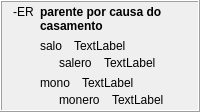
            <widget class="QFrame" name="frame">
             <property name="frameShape">
              <enum>QFrame::Box</enum>
             </property>
             <property name="frameShadow">
              <enum>QFrame::Raised</enum>
             </property>
             <layout class="QHBoxLayout" name="horizontalLayout_58">
              <property name="topMargin">
               <number>3</number>
              </property>
              <property name="bottomMargin">
               <number>3</number>
              </property>
              <item>
               <widget class="QLabel" name="label_308">
                <property name="text">
                 <string>-ER</string>
                </property>
                <property name="alignment">
                 <set>Qt::AlignHCenter|Qt::AlignTop</set>
                </property>
                <property name="tipo" stdset="0">
                 <string>afikso</string>
                </property>
               </widget>
              </item>
              <item>
               <layout class="QVBoxLayout" name="verticalLayout_352">
                <item>
                 <widget class="QLabel" name="Lec09_Label657">
                  <property name="sizePolicy">
                   <sizepolicy hsizetype="Preferred" vsizetype="Maximum">
                    <horstretch>0</horstretch>
                    <verstretch>0</verstretch>
                   </sizepolicy>
                  </property>
                  <property name="styleSheet">
                   <string notr="true">font-weight: bold;</string>
                  </property>
                  <property name="text">
                   <string>parente por causa do casamento</string>
                  </property>
                  <property name="wordWrap">
                   <bool>true</bool>
                  </property>
                 </widget>
                </item>
                <item>
                 <layout class="QVBoxLayout" name="verticalLayout_15">
                  <item>
                   <layout class="QVBoxLayout" name="verticalLayout_353">
                    <property name="spacing">
                     <number>3</number>
                    </property>
                    <item>
                     <layout class="QHBoxLayout" name="horizontalLayout_580">
                      <property name="spacing">
                       <number>12</number>
                      </property>
                      <item>
                       <widget class="neklakebla_nova" name="Lec09_Button632">
                        <property name="text">
                         <string>salo</string>
                        </property>
                       </widget>
                      </item>
                      <item>
                       <widget class="QLabel" name="Lec09_Label658">
                        <property name="sizePolicy">
                         <sizepolicy hsizetype="Expanding" vsizetype="Preferred">
                          <horstretch>0</horstretch>
                          <verstretch>0</verstretch>
                         </sizepolicy>
                        </property>
                        <property name="text">
                         <string>TextLabel</string>
                        </property>
                        <property name="wordWrap">
                         <bool>true</bool>
                        </property>
                       </widget>
                      </item>
                     </layout>
                    </item>
                    <item>
                     <layout class="QHBoxLayout" name="horizontalLayout_581">
                      <property name="spacing">
                       <number>12</number>
                      </property>
                      <item>
                       <widget class="label_sago_reversa" name="label_373">
                        <property name="sizePolicy">
                         <sizepolicy hsizetype="Maximum" vsizetype="Preferred">
                          <horstretch>0</horstretch>
                          <verstretch>0</verstretch>
                         </sizepolicy>
                        </property>
                        <property name="text">
                         <string/>
                        </property>
                        <property name="pixmap">
                         <pixmap resource="../resources/ikonoj.qrc">:/ikonoj/sago_revena.png</pixmap>
                        </property>
                       </widget>
                      </item>
                      <item>
                       <widget class="neklakebla_nova" name="Lec09_Button633">
                        <property name="text">
                         <string>salero</string>
                        </property>
                       </widget>
                      </item>
                      <item>
                       <widget class="QLabel" name="Lec09_Label659">
                        <property name="sizePolicy">
                         <sizepolicy hsizetype="Expanding" vsizetype="Preferred">
                          <horstretch>0</horstretch>
                          <verstretch>0</verstretch>
                         </sizepolicy>
                        </property>
                        <property name="text">
                         <string>TextLabel</string>
                        </property>
                        <property name="wordWrap">
                         <bool>true</bool>
                        </property>
                       </widget>
                      </item>
                     </layout>
                    </item>
                   </layout>
                  </item>
                 </layout>
                </item>
                <item>
                 <layout class="QVBoxLayout" name="verticalLayout_354">
                  <property name="spacing">
                   <number>3</number>
                  </property>
                  <item>
                   <layout class="QHBoxLayout" name="horizontalLayout_582">
                    <property name="spacing">
                     <number>12</number>
                    </property>
                    <item>
                     <widget class="neklakebla_nova" name="Lec09_Button30">
                      <property name="text">
                       <string>mono</string>
                      </property>
                     </widget>
                    </item>
                    <item>
                     <widget class="QLabel" name="Lec09_Label31">
                      <property name="sizePolicy">
                       <sizepolicy hsizetype="Expanding" vsizetype="Preferred">
                        <horstretch>0</horstretch>
                        <verstretch>0</verstretch>
                       </sizepolicy>
                      </property>
                      <property name="text">
                       <string>TextLabel</string>
                      </property>
                      <property name="wordWrap">
                       <bool>true</bool>
                      </property>
                     </widget>
                    </item>
                   </layout>
                  </item>
                  <item>
                   <layout class="QHBoxLayout" name="horizontalLayout_583">
                    <property name="spacing">
                     <number>12</number>
                    </property>
                    <item>
                     <widget class="label_sago_reversa" name="label_374">
                      <property name="sizePolicy">
                       <sizepolicy hsizetype="Maximum" vsizetype="Preferred">
                        <horstretch>0</horstretch>
                        <verstretch>0</verstretch>
                       </sizepolicy>
                      </property>
                      <property name="text">
                       <string/>
                      </property>
                      <property name="pixmap">
                       <pixmap resource="../resources/ikonoj.qrc">:/ikonoj/sago_revena.png</pixmap>
                      </property>
                     </widget>
                    </item>
                    <item>
                     <widget class="neklakebla_nova" name="Lec09_Button31">
                      <property name="text">
                       <string>monero</string>
                      </property>
                     </widget>
                    </item>
                    <item>
                     <widget class="QLabel" name="Lec09_Label32">
                      <property name="sizePolicy">
                       <sizepolicy hsizetype="Expanding" vsizetype="Preferred">
                        <horstretch>0</horstretch>
                        <verstretch>0</verstretch>
                       </sizepolicy>
                      </property>
                      <property name="text">
                       <string>TextLabel</string>
                      </property>
                      <property name="wordWrap">
                       <bool>true</bool>
                      </property>
                     </widget>
                    </item>
                   </layout>
                  </item>
                 </layout>
                </item>
               </layout>
              </item>
             </layout>
            </widget>
